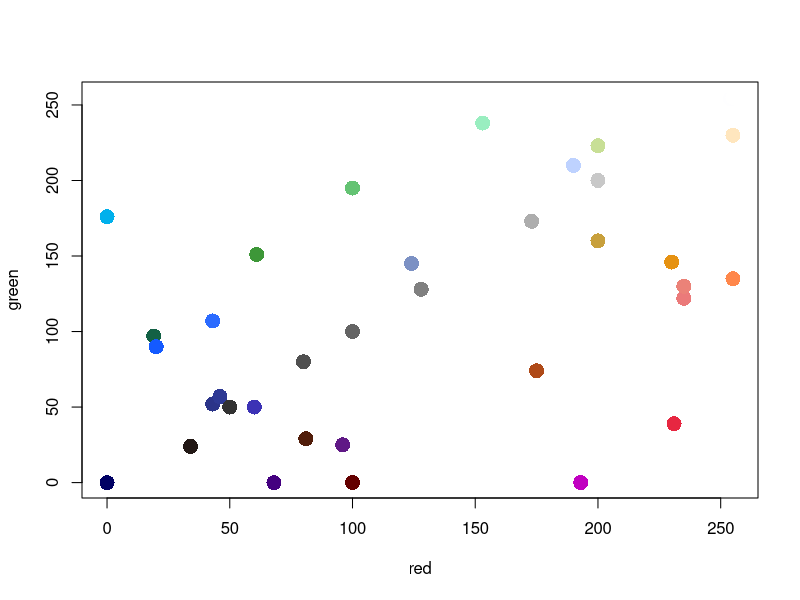
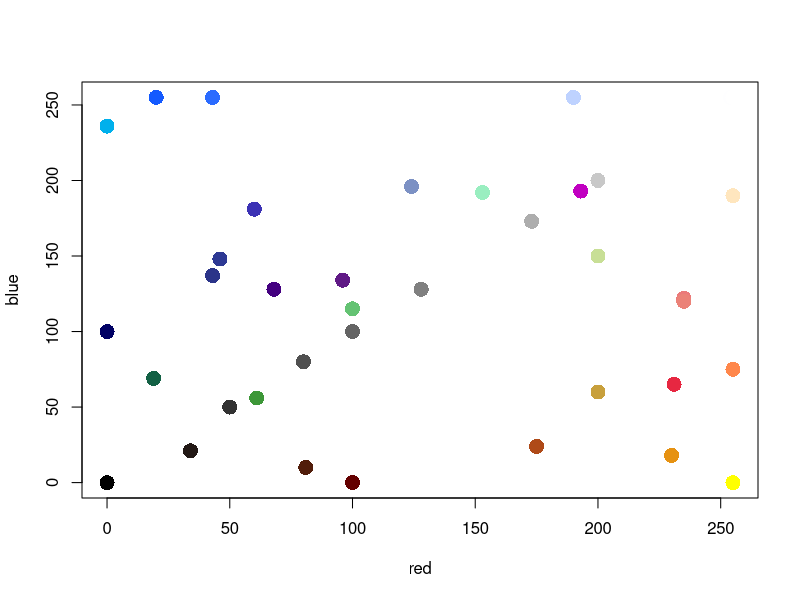
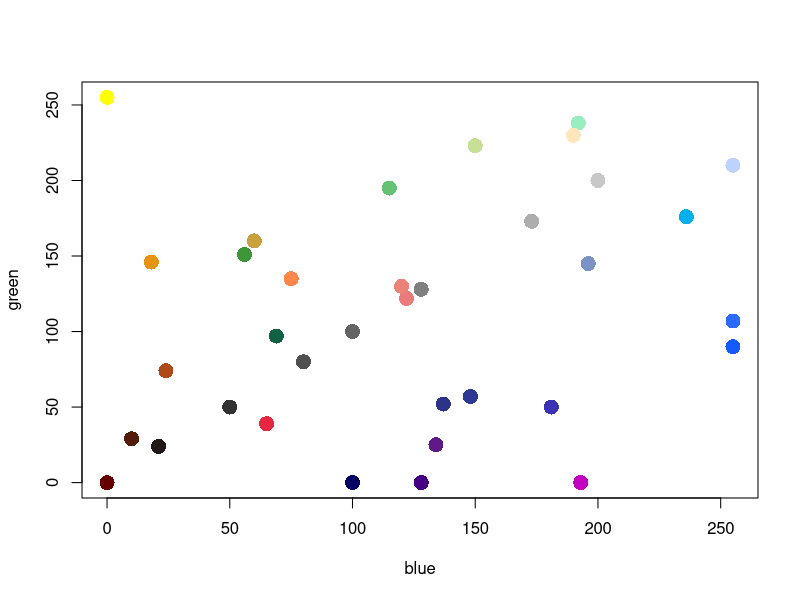
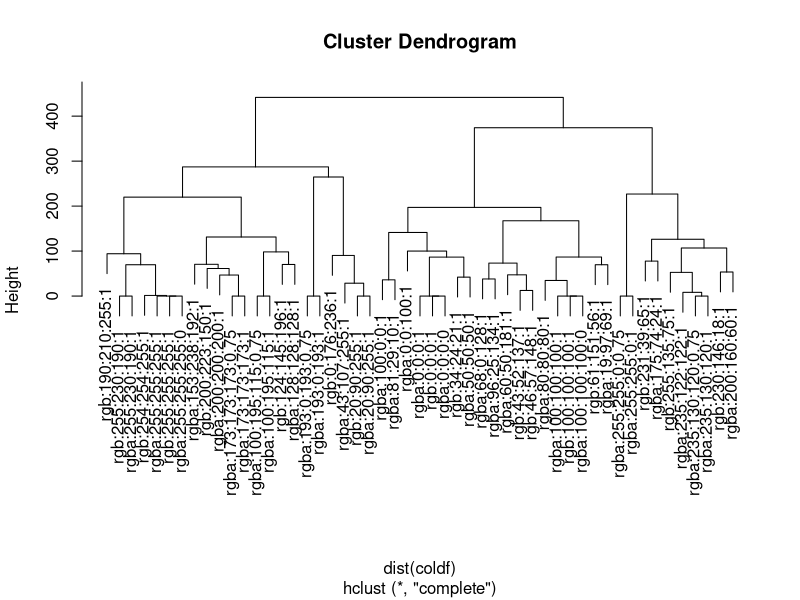

The R script that drew these images, in order:
df <- read.table("results2_1586430909.txt")

col <- rgb(df[,3]/255, df[,4]/255, df[,5]/255)

plot(df[,3], df[,4], col = col, cex=2, pch=16, xlab="red", ylab="green")

plot(df[,3], df[,5], col = col, cex=2, pch=16, xlab="red", ylab="blue")

plot(df[,5], df[,4], col = col, cex=2, pch=16, xlab="blue", ylab="green")

coldf <- df[,3:5]
rownames(coldf) <- paste(df[,2], df[,3], df[,4], df[,5], df[,6], sep=":")

plot(hclust(dist(coldf)))

